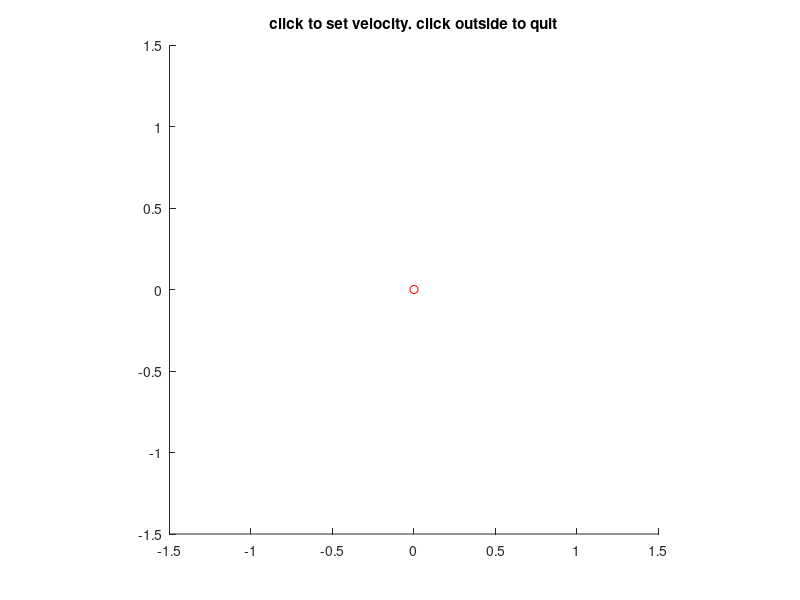

The MATLAB script that drew this image: (Note: this script raises an error after producing the figure.)
figure;
hold on
axis([-1.5 1.5 -1.5 1.5]);
axis square
plot(0,0,'ro');
title ('click to set velocity. click outside to quit')
hold off

maxSpeed = 30;
x = 0;
y = 0;
while (x<1.5) && (x>-1.5) && (y<1.5) && (y>-1.5)
    [x,y]=ginput(1);
    cla
    hold on
    plot(0,0,'ro');
    plot([0,x],[0,y],'b-');
    hold off
    
    m1.stopDofVelocity('left');
    pause(0.01);
    m1.stopDofVelocity('right');
    pause(0.01);
    
    m1.setDofVelocity('left',maxSpeed*y+maxSpeed*x/2);
    pause(0.01);
    m1.setDofVelocity('right',-maxSpeed*y);
    pause(0.01);
    
    m1.moveDofVelocity('left');
    pause(0.01);
    m1.moveDofVelocity('right');
    pause(0.01);
    
end

m1.stopDofVelocity('left');
pause(0.01);
m1.stopDofVelocity('right');
pause(0.01);
    
close all